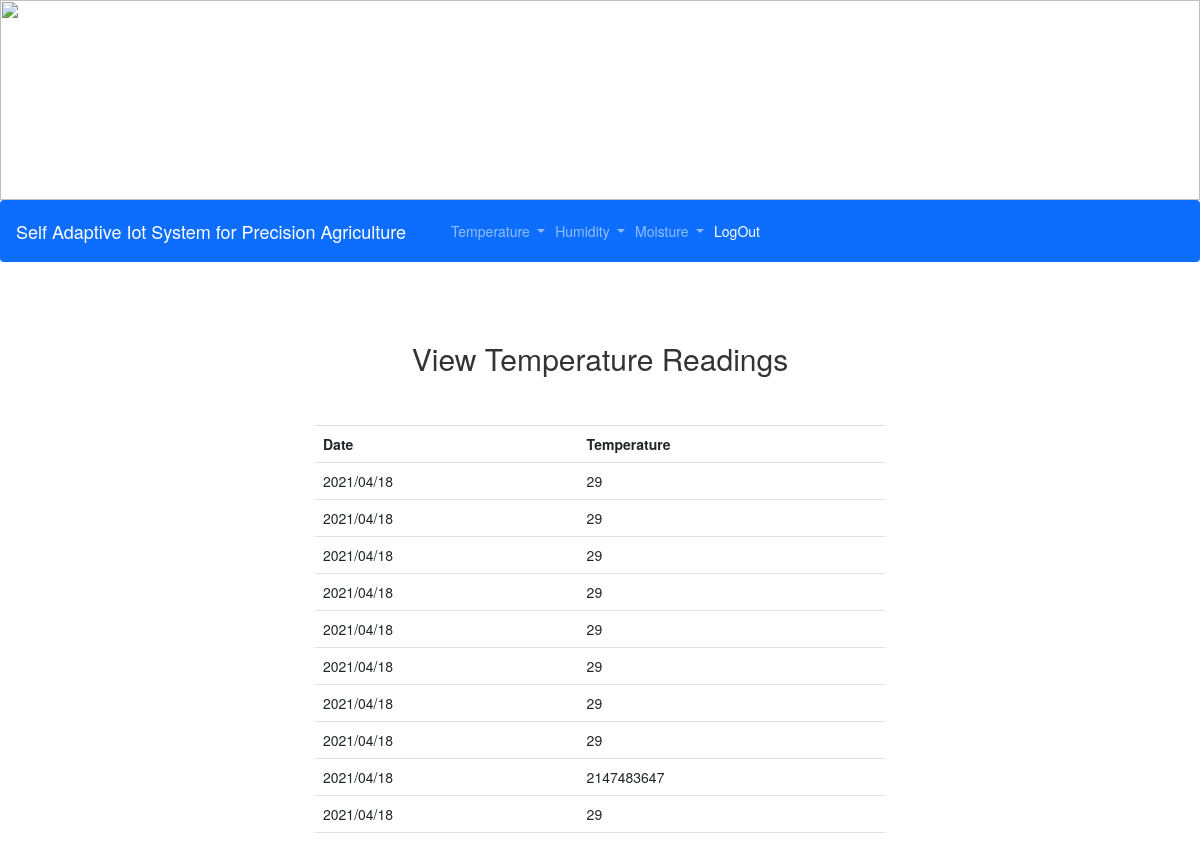
The app's page /viewtemp.php with its own data.
### tables this page shows
CREATE TABLE `temperature` (
  `id` int(11) NOT NULL,
  `date` varchar(24) NOT NULL,
  `Temperature` varchar(33) NOT NULL
);

### viewtemp.php (the view, shortened to what this page needs)
<?php
include './dbcon.php';
?>
<!DOCTYPE html>
<html>
<head>
<link href="https://cdn.jsdelivr.net/npm/bootstrap@5.0.0-beta3/dist/css/bootstrap.min.css" rel="stylesheet">
    <link rel="stylesheet" href="https://maxcdn.bootstrapcdn.com/bootstrap/3.3.6/css/bootstrap.min.css" />
    <link rel="stylesheet" href="https://cdnjs.cloudflare.com/ajax/libs/bootstrap-multiselect/0.9.13/css/bootstrap-multiselect.css" />
</head>
<body>
<img width="100%" height="200px" src="https://encrypted-tbn0.gstatic.com/images?q=tbn:ANd9GcSY1AqemHwFy8FBzKXStVg59p4EyRCVBgVHzg&usqp=CAU" alt="">
    <nav class="navbar navbar-expand-lg navbar-dark bg-primary">
  <div class="container-fluid">
    <a class="navbar-brand" href="#">Self Adaptive Iot System for Precision Agriculture </a>
    <div class="collapse navbar-collapse" id="navbarSupportedContent">
      <ul class="navbar-nav me-auto mb-2 mb-lg-0">
        <li class="nav-item dropdown">
          <a class="nav-link dropdown-toggle" href="#" id="navbarDropdown" role="button" data-bs-toggle="dropdown" aria-expanded="false">
            Temperature
          </a>
        </li>
        <li class="nav-item dropdown">
          <a class="nav-link dropdown-toggle" href="#" id="navbarDropdown" role="button" data-bs-toggle="dropdown" aria-expanded="false">
            Humidity
          </a>
        </li>
        <li class="nav-item dropdown">
          <a class="nav-link dropdown-toggle" href="#" id="navbarDropdown" role="button" data-bs-toggle="dropdown" aria-expanded="false">
            Moisture
          </a>
        </li>
        <li class="nav-item">
          <a class="nav-link active" aria-current="page" href="index.php">LogOut</a>
        </li>
      </ul>
    </div>
  </div>
</nav>
    <br /><br />
    <div class="container" style="width:600px;">
        <h2 align="center"> View Temperature Readings </h2>
        <br /><br />
                <?php
                 $sql = "SELECT `date`, `Temperature` FROM `temperature` order by date DESC LIMIT 10 ";
                $result = $conn->query($sql);
                if ($result->num_rows > 0) {
                    echo "<table class='table'> <tr>  <th> Date </th> <th> Temperature </th>    </tr>";
                    while ($row = $result->fetch_assoc()) {
                        $date = $row["date"];
                        $Temperature = $row["Temperature"];
                        echo " <tr>  <td> $date </td> <td> $Temperature </td>    </tr>";
                    }
                    echo "</table>";
                }
                ?>
    </div>
</body>
</html>

### records on screen
temperature: date "2021/04/18", Temperature "29"
temperature: date "2021/04/18", Temperature "29"
temperature: date "2021/04/18", Temperature "29"
temperature: date "2021/04/18", Temperature "29"
temperature: date "2021/04/18", Temperature "29"
temperature: date "2021/04/18", Temperature "29"
temperature: date "2021/04/18", Temperature "29"
temperature: date "2021/04/18", Temperature "29"
temperature: date "2021/04/18", Temperature "2147483647"
temperature: date "2021/04/18", Temperature "29"
